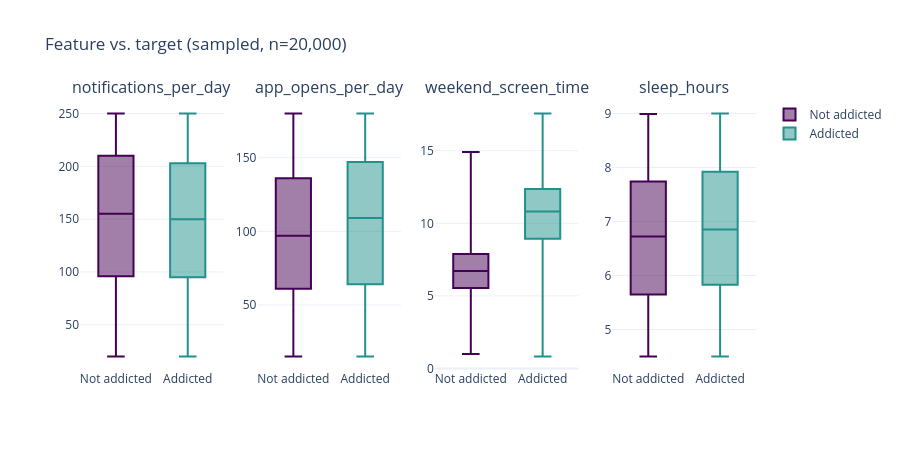

The code cell stored with this chart in its notebook:
### Markdown cell above
## 6. Boxplots for the strongest signals

Computed on the 20K-row sample (box quartiles are stable at this size, and it keeps the
notebook light).

### Code cell
top_features = ["notifications_per_day", "app_opens_per_day", "weekend_screen_time", "sleep_hours"]
fig = make_subplots(rows=1, cols=len(top_features), subplot_titles=top_features)

for i, col in enumerate(top_features, start=1):
    for cls, color, name in [(0, "#440154", "Not addicted"), (1, "#21918c", "Addicted")]:
        fig.add_box(y=sample.loc[sample[TARGET] == cls, col], name=name, marker_color=color,
                    showlegend=(i == 1), boxpoints=False, row=1, col=i)

fig.update_layout(title="Feature vs. target (sampled, n=20,000)", height=450)
fig.show()

### Figure 1 — Plotly figure (JSON) as saved in the notebook; plotly's stock layout.template omitted (floating-point values rounded to 4 significant figures; data arrays with more than 128 entries replaced by an {"elided": "..."} marker saying what was removed)
{"data": [{"boxpoints": false, "marker": {"color": "#440154"}, "name": "Not addicted", "showlegend": true, "type": "box", "xaxis": "x", "y": {"elided": "5875 float values"}, "yaxis": "y"}, {"boxpoints": false, "marker": {"color": "#21918c"}, "name": "Addicted", "showlegend": true, "type": "box", "xaxis": "x", "y": {"elided": "14125 float values"}, "yaxis": "y"}, {"boxpoints": false, "marker": {"color": "#440154"}, "name": "Not addicted", "showlegend": false, "type": "box", "xaxis": "x2", "y": {"elided": "5875 float values"}, "yaxis": "y2"}, {"boxpoints": false, "marker": {"color": "#21918c"}, "name": "Addicted", "showlegend": false, "type": "box", "xaxis": "x2", "y": {"elided": "14125 float values"}, "yaxis": "y2"}, {"boxpoints": false, "marker": {"color": "#440154"}, "name": "Not addicted", "showlegend": false, "type": "box", "xaxis": "x3", "y": {"elided": "5875 float values"}, "yaxis": "y3"}, {"boxpoints": false, "marker": {"color": "#21918c"}, "name": "Addicted", "showlegend": false, "type": "box", "xaxis": "x3", "y": {"elided": "14125 float values"}, "yaxis": "y3"}, {"boxpoints": false, "marker": {"color": "#440154"}, "name": "Not addicted", "showlegend": false, "type": "box", "xaxis": "x4", "y": {"elided": "5875 float values"}, "yaxis": "y4"}, {"boxpoints": false, "marker": {"color": "#21918c"}, "name": "Addicted", "showlegend": false, "type": "box", "xaxis": "x4", "y": {"elided": "14125 float values"}, "yaxis": "y4"}], "layout": {"annotations": [{"font": {"size": 16}, "showarrow": false, "text": "notifications_per_day", "x": 0.1062, "xanchor": "center", "xref": "paper", "y": 1.0, "yanchor": "bottom", "yref": "paper"}, {"font": {"size": 16}, "showarrow": false, "text": "app_opens_per_day", "x": 0.3688, "xanchor": "center", "xref": "paper", "y": 1.0, "yanchor": "bottom", "yref": "paper"}, {"font": {"size": 16}, "showarrow": false, "text": "weekend_screen_time", "x": 0.6313, "xanchor": "center", "xref": "paper", "y": 1.0, "yanchor": "bottom", "yref": "paper"}, {"font": {"size": 16}, "showarrow": false, "text": "sleep_hours", "x": 0.8938, "xanchor": "center", "xref": "paper", "y": 1.0, "yanchor": "bottom", "yref": "paper"}], "height": 450, "title": {"text": "Feature vs. target (sampled, n=20,000)"}, "xaxis": {"anchor": "y", "domain": [0.0, 0.2125]}, "xaxis2": {"anchor": "y2", "domain": [0.2625, 0.475]}, "xaxis3": {"anchor": "y3", "domain": [0.525, 0.7375]}, "xaxis4": {"anchor": "y4", "domain": [0.7875, 1.0]}, "yaxis": {"anchor": "x", "domain": [0.0, 1.0]}, "yaxis2": {"anchor": "x2", "domain": [0.0, 1.0]}, "yaxis3": {"anchor": "x3", "domain": [0.0, 1.0]}, "yaxis4": {"anchor": "x4", "domain": [0.0, 1.0]}}}
